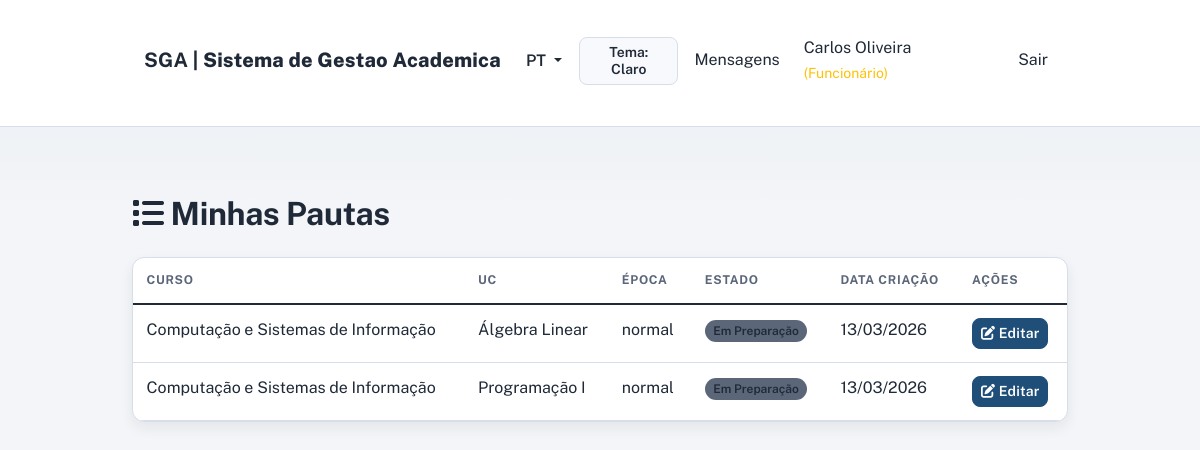
The app's page /public/staff/grades.php (signed in) with its own data.
### tables this page shows
CREATE TABLE grade_sheets (
    id INT PRIMARY KEY AUTO_INCREMENT,
    unit_id INT NOT NULL,
    academic_year_id INT NOT NULL,
    season VARCHAR(30) NOT NULL,
    created_by INT NOT NULL,
    created_at TIMESTAMP DEFAULT CURRENT_TIMESTAMP,
    updated_at TIMESTAMP DEFAULT CURRENT_TIMESTAMP ON UPDATE CURRENT_TIMESTAMP,
    status VARCHAR(20) DEFAULT 'em_preparacao',
    notes TEXT,
    FOREIGN KEY (unit_id) REFERENCES course_units(id),
    FOREIGN KEY (academic_year_id) REFERENCES academic_years(id),
    FOREIGN KEY (created_by) REFERENCES users(id),
    UNIQUE KEY unique_grade_sheet (unit_id, academic_year_id, season),
    INDEX idx_unit (unit_id),
    INDEX idx_academic_year (academic_year_id),
    INDEX idx_status (status)
);

CREATE TABLE course_units (
    id INT PRIMARY KEY AUTO_INCREMENT,
    code VARCHAR(20) NOT NULL UNIQUE,
    name VARCHAR(255) NOT NULL,
    ects INT,
    description TEXT,
    is_active BOOLEAN DEFAULT TRUE,
    created_at TIMESTAMP DEFAULT CURRENT_TIMESTAMP,
    updated_at TIMESTAMP DEFAULT CURRENT_TIMESTAMP ON UPDATE CURRENT_TIMESTAMP,
    INDEX idx_code (code),
    INDEX idx_active (is_active)
);

### public/staff/grades.php (called while the page is built, shortened)
<?php
require_once __DIR__ . '/../../core/bootstrap.php';
require_once __DIR__ . '/../../controllers/StaffGradesController.php';
$controller = new StaffGradesController($pdo);
$action = $_GET['action'] ?? 'index';
$id = $_GET['id'] ?? null;
if ($action === 'view' && $id) {
    $result = $controller->view($id);
} elseif ($action === 'evaluate' && $id) {
    $result = $controller->evaluateRecord($id);
} else {
    $result = $controller->index();
}
extract($result['data']);
include __DIR__ . '/../../views/' . $result['view'];

### core/helpers.php (called while the page is built, shortened)
<?php
function h($str) {
    return htmlspecialchars($str, ENT_QUOTES, 'UTF-8');
}
function isAuthenticated() {
    return isset($_SESSION['user_id']) && isset($_SESSION['role']);
}
function getUserRole() {
    return $_SESSION['role'] ?? null;
}
function getUserId() {
    return $_SESSION['user_id'] ?? null;
}
function formatDate($date) {
    $timestamp = strtotime($date);
    return date('d/m/Y', $timestamp);
}
function getStateBadgeClass($state) {
    $badges = [
        'rascunho' => 'secondary',
        'submetida' => 'info',
        'aprovada' => 'success',
        'rejeitada' => 'danger',
        'pendente' => 'warning',
        'aprovado' => 'success',
        'rejeitado' => 'danger',
        'em_preparacao' => 'secondary',
        'publicada' => 'success',
        'fechada' => 'dark',
    ];
    return $badges[$state] ?? 'secondary';
}
function getStateLabel($state) {
    $translationKey = 'state.' . $state;
    return t($translationKey, $state);
}
function baseUrl() {
    $protocol = (!empty($_SERVER['HTTPS']) && $_SERVER['HTTPS'] !== 'off') ? 'https' : 'http';
    $host = $_SERVER['HTTP_HOST'];
    $scriptPath = str_replace('\\', '/', $_SERVER['SCRIPT_NAME'] ?? ($_SERVER['PHP_SELF'] ?? ''));
    $publicPos = strpos($scriptPath, '/public');
    if ($publicPos !== false) {
        $basePath = substr($scriptPath, 0, $publicPos);
    } else {
        $basePath = dirname($scriptPath);
    }
    return $protocol . '://' . $host . rtrim($basePath, '/');
}
function publicUrl($path = '') {
    $base = baseUrl() . '/public';
    if ($path) {
        $base .= '/' . ltrim($path, '/');
    }
    return $base;
}
function url($path = '') {
    return publicUrl($path);
}

### core/i18n.php (called while the page is built, shortened)
<?php
$TRANSLATIONS = [];
function loadTranslations($lang = 'pt') {
    $filePath = __DIR__ . '/../translations/' . $lang . '.php';
    if (file_exists($filePath)) {
        $TRANSLATIONS = require $filePath;
        return true;
    }
    return false;
}
function trans($key, $default = '') {
    global $TRANSLATIONS;
    return $TRANSLATIONS[$key] ?? ($default ?: $key);
}
function t($key, $default = '') {
    return trans($key, $default);
}

### controllers/StaffGradesController.php (called while the page is built, shortened)
<?php
class StaffGradesController {
    protected $pdo;
    public function __construct($pdo) {
        $this->pdo = $pdo;
    }
    public function index() {
        $staffId = getUserId();
        $stmt = $this->pdo->prepare("
            SELECT gs.*, uc.course_name, cu.name as unit_name, ay.label as academic_year_label
            FROM grade_sheets gs
            LEFT JOIN course_units cu ON gs.unit_id = cu.id
            LEFT JOIN academic_years ay ON gs.academic_year_id = ay.id
            LEFT JOIN (
                SELECT sp.unit_id, MIN(c.name) AS course_name
                FROM study_plans sp
                INNER JOIN courses c ON c.id = sp.course_id
                WHERE sp.is_active = 1
                GROUP BY sp.unit_id
            ) uc ON uc.unit_id = gs.unit_id
            WHERE gs.created_by = ? OR gs.created_by IS NULL
            ORDER BY gs.created_at DESC
        ");
        $stmt->execute([$staffId]);
        $gradeSheets = $stmt->fetchAll(PDO::FETCH_ASSOC);
        return [
            'view' => 'staff/grades.php',
            'data' => [
                'gradeSheets' => $gradeSheets
            ]
        ];
    }
}

### views/staff/grades.php (the view, shortened to what this page needs)
<!DOCTYPE html>
<html lang="pt-PT">
<head>
    <link href="https://cdn.jsdelivr.net/npm/bootstrap@5.1.3/dist/css/bootstrap.min.css" rel="stylesheet">
    <link href="<?php echo url('assets/css/app.css'); ?>" rel="stylesheet">
    <link href="https://cdnjs.cloudflare.com/ajax/libs/font-awesome/6.0.0/css/all.min.css" rel="stylesheet">
</head>
<body>
    <?php include __DIR__ . '/../layouts/navbar.php'; ?>
    <div class="container-fluid mt-5">
        <h2><i class="fas fa-list"></i> <?php echo t('grades.my_grades'); ?></h2>
        <div class="card mt-4">
            <div class="table-responsive">
                <table class="table table-hover mb-0">
                    <thead class="table-dark">
                        <tr>
                            <th><?php echo t('grades.course'); ?></th>
                            <th><?php echo t('grades.unit'); ?></th>
                            <th><?php echo t('grades.season'); ?></th>
                            <th><?php echo t('grades.status'); ?></th>
                            <th><?php echo t('grades.created_date'); ?></th>
                            <th><?php echo t('grades.actions'); ?></th>
                        </tr>
                    </thead>
                    <tbody>
                        <?php if (empty($gradeSheets ?? [])): ?>
                            <tr>
                                <td colspan="6" class="text-center text-muted py-4">
                                    <?php echo t('grades.no_grades'); ?>
                                </td>
                            </tr>
                        <?php else: ?>
                            <?php foreach ($gradeSheets as $sheet): ?>
                                <tr>
                                    <td><?php echo h($sheet['course_name'] ?? '-'); ?></td>
                                    <td><?php echo h($sheet['unit_name'] ?? '-'); ?></td>
                                    <td><?php echo h($sheet['season'] ?? t('grades.normal_season')); ?></td>
                                    <td>
                                        <span class="badge bg-<?php echo getStateBadgeClass($sheet['status'] ?? 'em_preparacao'); ?>">
                                            <?php echo getStateLabel($sheet['status'] ?? 'em_preparacao'); ?>
                                        </span>
                                    </td>
                                    <td><?php echo formatDate($sheet['created_at'] ?? ''); ?></td>
                                    <td>
                                        <a href="<?php echo url('staff/grades.php?action=view&id=' . $sheet['id']); ?>"
                                           class="btn btn-sm btn-primary">
                                            <i class="fas fa-edit"></i> <?php echo t('common.edit'); ?>
                                        </a>
                                    </td>
                                </tr>
                            <?php endforeach; ?>
                        <?php endif; ?>
                    </tbody>
                </table>
            </div>
        </div>
    </div>
</body>
</html>

### public/assets/css/app.css (style rules this page uses)
:root { --bg: #f3f5f8; --bg-plain: #ffffff; --surface: #ffffff; --surface-soft: #f7f9fc; --surface-strong: #eef2f7; --text: #1f2937; --text-muted: #5b6678; --border: #d7deea; --primary: #1f4e79; --primary-soft: #d8e7f8; --info: #0c6a8f; --success: #1f7a4f; --warning: #9a6a05; --danger: #9f1239; --secondary: #5b6678; --on-primary: #ffffff; --on-info: #ffffff; --on-success: #ffffff; --on-warning: #ffffff; --on-danger: #ffffff; --on-secondary: #ffffff; --radius-sm: 8px; --radius-md: 12px; --radius-lg: 16px; --shadow-sm: 0 6px 14px rgba(31, 41, 55, 0.07); --shadow-md: 0 14px 30px rgba(31, 41, 55, 0.12); }
* { box-sizing: border-box; }
html, body { min-height: 100%; }
body { font-family: 'Public Sans', 'Segoe UI', sans-serif; color: var(--text); background: linear-gradient(180deg, rgba(31, 78, 121, 0.05) 0%, transparent 26%), var(--bg); line-height: 1.55; }
h1, h2, h3, h4, h5, h6 { color: var(--text); letter-spacing: -0.01em; font-weight: 700; }
p, label, li, small, span { color: inherit; }
a { color: var(--primary); }
.container, .container-fluid { width: 80%; max-width: 80%; margin-left: auto; margin-right: auto; padding-top: 1.25rem; padding-bottom: 1.5rem; }
.card { border: 1px solid var(--border); border-radius: var(--radius-md); box-shadow: var(--shadow-sm); overflow: hidden; background: var(--surface); transition: transform 160ms ease, box-shadow 160ms ease; }
.table { margin-bottom: 0; color: var(--text); }
.table > :not(caption) > * > * { padding: 0.82rem 0.85rem; border-bottom: 1px solid var(--border); background-color: transparent; }
.table thead th { font-size: 0.76rem; text-transform: uppercase; letter-spacing: 0.06em; color: var(--text-muted); font-weight: 700; }
.btn { border-radius: var(--radius-sm); font-weight: 600; letter-spacing: 0.01em; transition: transform 120ms ease; }
.btn-primary { background-color: var(--primary); border-color: var(--primary); color: var(--on-primary); }
.badge { border-radius: 999px; padding: 0.42em 0.7em; font-weight: 600; }
.table-dark { --bs-table-bg: var(--surface-soft); --bs-table-striped-bg: var(--surface-soft); --bs-table-hover-bg: var(--surface-strong); --bs-table-color: var(--text); }
.bg-secondary { background-color: var(--secondary) !important; color: var(--on-secondary) !important; }
.badge.bg-primary, .badge.bg-info, .badge.bg-success, .badge.bg-warning, .badge.bg-danger, .badge.bg-secondary { color: inherit !important; }
.ui-reveal { opacity: 0; transform: translateY(8px); transition: opacity 220ms ease, transform 220ms ease; }
.ui-reveal.is-visible { opacity: 1; transform: translateY(0); }

### records on screen
grade_sheets: course_name "Computação e Sistemas de Informação", unit.name "Álgebra Linear", season "normal", status "Em Preparação", created_at "13/03/2026"
grade_sheets: course_name "Computação e Sistemas de Informação", unit.name "Programação I", season "normal", status "Em Preparação", created_at "13/03/2026"

### other values on screen
getCurrentLanguage() "PT"
t('nav.my_requests') "Mensagens"
$_SESSION['full_name'] "Carlos Oliveira"
getRoleLabel() "Funcionário"
t('nav.logout') "Sair"
t('grades.my_grades') "Minhas Pautas"
t('grades.course') "CURSO"
t('grades.unit') "UC"
t('grades.season') "ÉPOCA"
t('grades.status') "ESTADO"
t('grades.created_date') "DATA CRIAÇÃO"
t('grades.actions') "AÇÕES"
